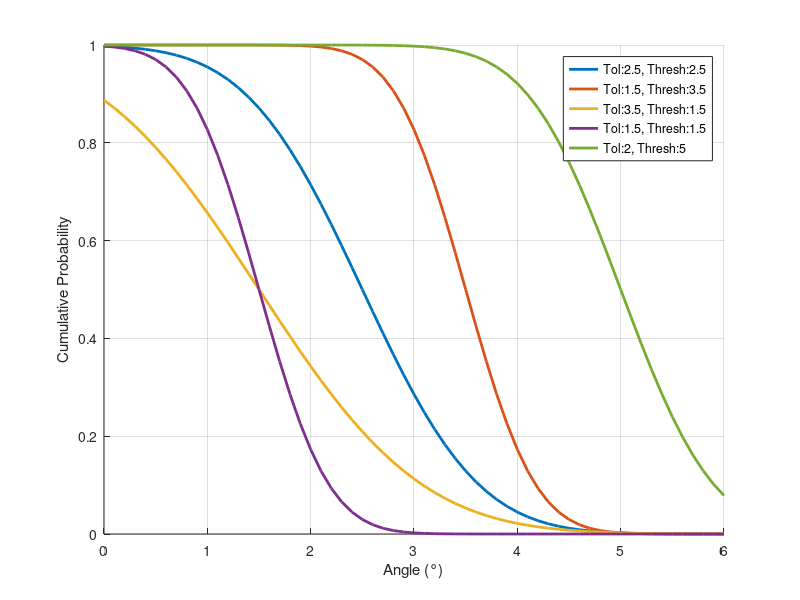

Here is the MATLAB script that generated this plot:
% Parameters
tol = [2.5,1.5,3.5,1.5,2];
threshold = [2.5,3.5,1.5,1.5,5.0];

% Input vector
x = 0:0.1:6;

figure;
axis; 
xlabel('Angle (°)');
ylabel('Cumulative Probability');
% Compute the CDF values for the normal distribution
for ii = 1:length(tol)
    y = 1 - 0.5 * (1 + erf(2*(x - threshold(ii))./tol(ii)));
    hold on
    plot(x, y, 'LineWidth', 2, 'DisplayName',strcat('Tol: ',num2str(tol(ii)), ", Thresh: ", num2str(threshold(ii))));
end
grid on;
legend;
